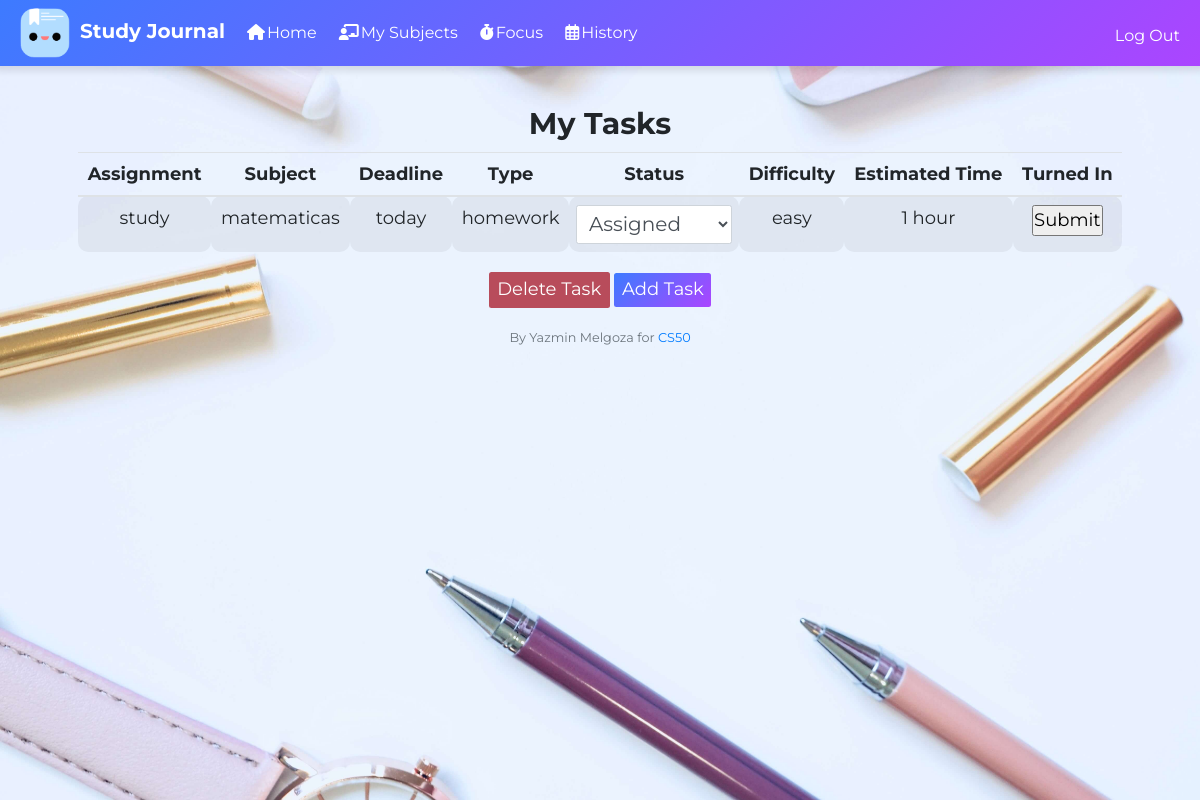
The page / (signed in) on the database its author committed.
### tables this page shows
CREATE TABLE subjects (id INTEGER, user_id INTEGER, subject TEXT, difficulty TEXT, color TEXT, hide TEXT DEFAULT 'false', PRIMARY KEY(id));

### app.py (the view)
@app.route("/", methods=["GET", "POST"])
@login_required
def index():
    tasks = db.execute("SELECT * FROM tasks WHERE user_id = ? AND completed_date IS NULL", session["user_id"])
    if len(tasks) == 0:
        tasks.append({"id": 37, "assignment": "study", "subject": 'matematicas', 'deadline': 'today', "type": 'homework', 'difficulty':'easy', 'status':['Assigned', 'In Progress', 'Completed'], 'est_time': '1 hour'})
    subjects = db.execute("SELECT * FROM subjects WHERE user_id = ? AND hide = 'false'", session["user_id"])
    return render_template("index.html", tasks=tasks, subjects=subjects)

### app.py (called while the page is built)
@app.after_request
def after_request(response):
    response.headers["Cache-Control"] = "no-cache, no-store, must-revalidate"
    response.headers["Expires"] = 0
    response.headers["Pragma"] = "no-cache"
    return response

### helpers.py (called while the page is built)
def login_required(f):
    @wraps(f)
    def decorated_function(*args, **kwargs):
        if session.get("user_id") is None:
            return redirect("/login")
        return f(*args, **kwargs)
    return decorated_function

### templates/index.html (shortened to what this page needs)
{% extends "layout.html" %}
{% block main %}
    <h2>My Tasks</h2>
    <div class="table-container">
        <table class="table table-striped">
            <thead>
                <tr>
                    <th>Assignment</th>
                    <th>Subject</th>
                    <th>Deadline</th>
                    <th>Type</th>
                    <th>Status</th>
                    <th>Difficulty</th>
                    <th>Estimated Time</th>
                    <th>Turned In</th>
                </tr>
            </thead>
            <tbody>
                {% for row in tasks%}
                    <tr>
                        <td>{{ row.assignment }}</td>
                        <td>{{ row.subject }}</td>
                        <td>{{ row.deadline }}</td>
                        <td>{{ row.type }}</td>
                        <td class="status">
                            <form action="/update-status" method="post">
                                <select onchange="this.form.submit()" name="status-select" class="form-control">
                                    <option disable selected value="">{{ row.status[0] }}</option>
                                </select>
                            </form>
                        </td>
                        <td>{{ row.difficulty }}</td>
                        <td>{{ row.est_time}}</td>
                        <td> <form action="/completed_task" method="post"><input type="text" hidden name="task_id" value="{{row.id}}"><input type="submit"><input type="datetime-local" hidden></form></td>
                    </tr>
                {% endfor %}
            </tbody>
        </table>
    </div>
        <button class="btn btn-red" id="btn-delete-task">Delete Task</button>
        <button class="btn btn-purple" id="btn-add-task">Add Task</button>
{% endblock %}

### static/styles.css (style rules this page uses)
* { margin: 0; padding: 0; font-family: "Montserrat"; box-sizing: border-box; }
html { font-size: 62.5%; overflow-x: hidden; }
body { font-size: 1.6rem; }
h2 { font-size: 3rem; font-weight: bold; }
.table-container { width: 90%; max-width: 120rem; margin: 1rem auto; max-height: 80vh; overflow-x: scroll; overflow-y: scroll; }
.form-control { display: inline-block; font-size: 2rem; width: 100%; max-width: 25rem; }
.btn-red { background:#b84c5b; font-size: 1.8rem; color: #fff; }
.btn-purple { background: linear-gradient(135deg, hsla(221, 100%, 62%, 1),#ab45ff); color: #fff; font-size: 1.8rem; border: none; }
td { border-radius: 1rem; }

### rows shown on the page
subjects: assignment "study", subject "matematicas", deadline "today", type "homework", difficulty "easy", est_time "1 hour"

### other values the page prints
form field status-select "Assigned"
